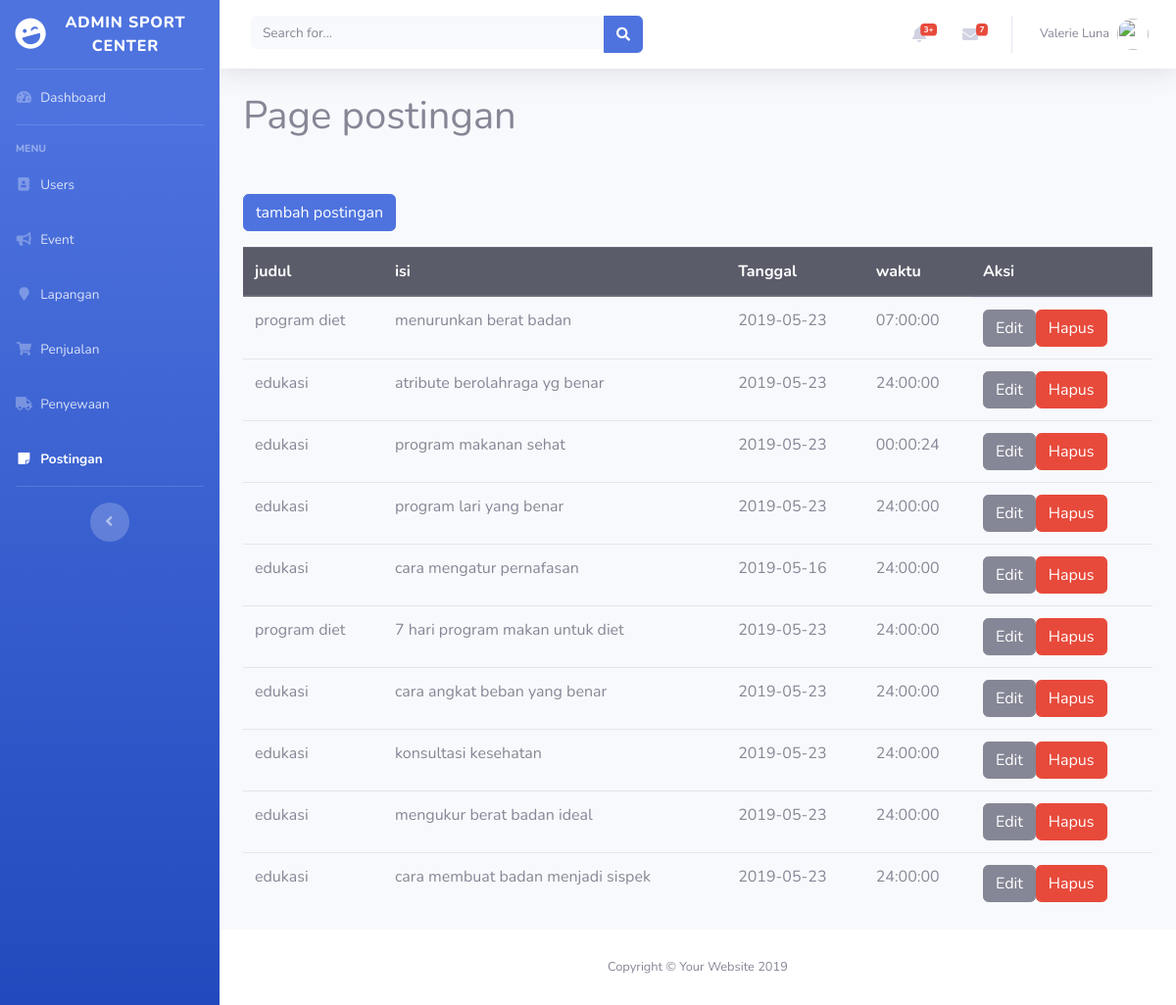
The page /admin/postingan.php on the database as committed earlier.
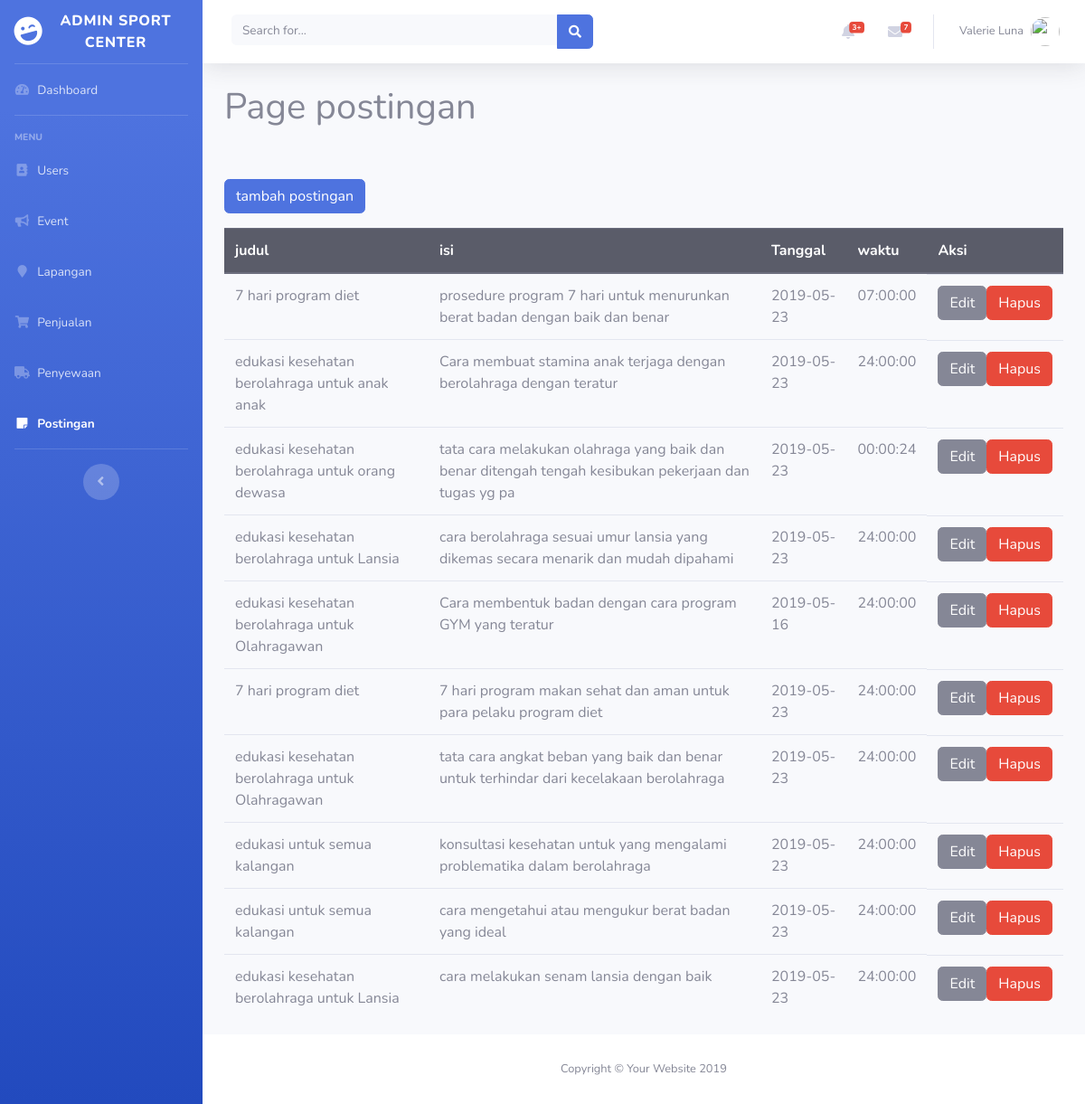
The same page on the database as committed later.
### tables this page shows
CREATE TABLE `postingan` (
  `id` int(10) NOT NULL,
  `penulis_id` char(100) NOT NULL,
  `judul` varchar(100) NOT NULL,
  `isi` varchar(100) NOT NULL,
  `tanggal` date NOT NULL,
  `waktu` time NOT NULL
);

### admin/postingan.php (the view, shortened to what this page needs)
<?php
require_once '../conn.php';
?>
<!DOCTYPE html>
<html lang="en">
<head>
    <link href="vendor/fontawesome-free/css/all.min.css" rel="stylesheet" type="text/css">
    <link href="css/sb-admin-2.min.css" rel="stylesheet">
</head>
<body id="page-top">
    <div id="wrapper">
        <ul class="navbar-nav bg-gradient-primary sidebar sidebar-dark accordion" id="accordionSidebar">
            <a class="sidebar-brand d-flex align-items-center justify-content-center" href="index.html">
                <div class="sidebar-brand-icon rotate-n-15">
                    <i class="fas fa-laugh-wink"></i>
                </div>
                <div class="sidebar-brand-text mx-3">Admin Sport Center</div>
            </a>
            <hr class="sidebar-divider my-0">
            <li class="nav-item ">
                <a class="nav-link" href="index.php">
                    <i class="fas fa-fw fa-tachometer-alt"></i>
                    <span>Dashboard</span></a>
            </li>
            <hr class="sidebar-divider">
            <div class="sidebar-heading">
                Menu
            </div>
            <li class="nav-item">
                <a class="nav-link" href="user.php">
                    <i class="fas fa-fw fa-address-book"></i>
                    <span>Users</span>
                </a>
            </li>
            <li class="nav-item ">
                <a class="nav-link" href="event.php">
                    <i class="fas fa-fw fa-bullhorn"></i>
                    <span>Event</span>
                </a>
            </li>
            <li class="nav-item">
                <a class="nav-link" href="lapangan.php">
                    <i class="fas fa-fw fa-map-marker"></i>
                    <span>Lapangan</span>
                </a>
            </li>
            <li class="nav-item">
                <a class="nav-link" href="penjualan.php">
                    <i class="fas fa-fw fa-shopping-cart"></i>
                    <span>Penjualan</span>
                </a>
            </li>
            <li class="nav-item">
                <a class="nav-link" href="penyewaan.php">
                    <i class="fas fa-fw fa-truck"></i>
                    <span>Penyewaan</span>
                </a>
            </li>
            <li class="nav-item active">
                <a class="nav-link" href="postingan.php">
                    <i class="fas fa-fw fa-sticky-note"></i>
                    <span>Postingan</span>
                </a>
            </li>
            <hr class="sidebar-divider d-none d-md-block">
            <div class="text-center d-none d-md-inline">
                <button class="rounded-circle border-0" id="sidebarToggle"></button>
            </div>
        </ul>
        <div id="content-wrapper" class="d-flex flex-column">
            <div id="content">
                <nav class="navbar navbar-expand navbar-light bg-white topbar mb-4 static-top shadow">
                    <form class="d-none d-sm-inline-block form-inline mr-auto ml-md-3 my-2 my-md-0 mw-100 navbar-search">
                        <div class="input-group">
                            <input type="text" class="form-control bg-light border-0 small" placeholder="Search for..." aria-label="Search" aria-describedby="basic-addon2">
                            <div class="input-group-append">
                                <button class="btn btn-primary" type="button">
                                    <i class="fas fa-search fa-sm"></i>
                                </button>
                            </div>
                        </div>
                    </form>
                    <ul class="navbar-nav ml-auto">
                        <li class="nav-item dropdown no-arrow mx-1">
                            <a class="nav-link dropdown-toggle" href="#" id="alertsDropdown" role="button" data-toggle="dropdown" aria-haspopup="true" aria-expanded="false">
                                <i class="fas fa-bell fa-fw"></i>
                                <span class="badge badge-danger badge-counter">3+</span>
                            </a>
                        </li>
                        <li class="nav-item dropdown no-arrow mx-1">
                            <a class="nav-link dropdown-toggle" href="#" id="messagesDropdown" role="button" data-toggle="dropdown" aria-haspopup="true" aria-expanded="false">
                                <i class="fas fa-envelope fa-fw"></i>
                                <span class="badge badge-danger badge-counter">7</span>
                            </a>
                        </li>
                        <li class="nav-item dropdown no-arrow">
                            <a class="nav-link dropdown-toggle" href="#" id="userDropdown" role="button" data-toggle="dropdown" aria-haspopup="true" aria-expanded="false">
                                <span class="mr-2 d-none d-lg-inline text-gray-600 small">Valerie Luna</span>
                                <img class="img-profile rounded-circle" src="https://source.unsplash.com/QAB-WJcbgJk/60x60">
                            </a>
                        </li>
                    </ul>
                </nav>
                <div class="container-fluid">
                    <h1>Page postingan</h1>
                    <a href="tambah-postingan.php" type="button" class="btn btn-primary mt-5 mb-3">tambah postingan</a>
                    <?php
                    $query = 'SELECT * FROM postingan';
                    $postingans = mysqli_query($conn, $query);
                    ?>
                    <table class="table">
                        <thead class="thead-dark">
                            <tr>
                                <th scope="col">judul </th>
                                <th scope="col">isi</th>
                                <th scope="col">Tanggal</th>
                                <th scope="col">waktu</th>
                                <th scope="col">Aksi</th>
                            </tr>
                        </thead>
                        <tbody>
                            <?php foreach ($postingans as $postingan) : ?>
                                <tr>
                                    <td><?php echo $postingan['judul']   ?></td>
                                    <td><?php echo $postingan['isi']   ?></td>
                                    <td><?php echo $postingan['tanggal']   ?></td>
                                    <td><?php echo $postingan['waktu']   ?></td>
                                    <td class="d-flex">
                                        <form action="" method="get">
                                            <button class="btn btn-secondary" type="submit"> Edit </button>
                                        </form>
                                        <form action="delete-postingan.php" method="get" >
                                            <button class="btn btn-danger"> Hapus </button>
                                        </form>
                                    </td>
                                </tr>
                            <?php endforeach; ?>
                        </tbody>
                    </table>
                </div>
            </div>
            <footer class="sticky-footer bg-white">
                <div class="container my-auto">
                    <div class="copyright text-center my-auto">
                        <span>Copyright &copy; Your Website 2019</span>
                    </div>
                </div>
            </footer>
        </div>
    </div>
</body>
</html>

Rows that differ between the two databases and show on the page:
changed postingan: judul "program diet" → "7 hari program diet"; isi "menurunkan berat badan" → "prosedure program 7 hari untuk menurunkan berat badan dengan baik dan benar"
changed postingan: judul "edukasi" → "edukasi kesehatan berolahraga untuk anak anak"; isi "atribute berolahraga yg benar" → "Cara membuat stamina anak terjaga dengan berolahraga dengan teratur"
changed postingan: judul "edukasi" → "edukasi kesehatan berolahraga untuk orang dewasa"; isi "program makanan sehat" → "tata cara melakukan olahraga yang baik dan benar ditengah tengah kesibukan pekerjaan dan tugas yg pa"
changed postingan: judul "edukasi" → "edukasi kesehatan berolahraga untuk Lansia"; isi "program lari yang benar" → "cara berolahraga sesuai umur lansia yang dikemas secara menarik dan mudah dipahami"
changed postingan: judul "edukasi" → "edukasi kesehatan berolahraga untuk Olahragawan"; isi "cara mengatur pernafasan" → "Cara membentuk badan dengan cara program GYM yang teratur"
changed postingan: judul "program diet" → "7 hari program diet"; isi "7 hari program makan untuk diet" → "7 hari program makan sehat dan aman untuk para pelaku program diet"
changed postingan: judul "edukasi" → "edukasi kesehatan berolahraga untuk Olahragawan"; isi "cara angkat beban yang benar" → "tata cara angkat beban yang baik dan benar untuk terhindar dari kecelakaan berolahraga"
changed postingan: judul "edukasi" → "edukasi untuk semua kalangan"; isi "konsultasi kesehatan" → "konsultasi kesehatan untuk yang mengalami problematika dalam berolahraga"
changed postingan: judul "edukasi" → "edukasi untuk semua kalangan"; isi "mengukur berat badan ideal" → "cara mengetahui atau mengukur berat badan yang ideal"
changed postingan: judul "edukasi" → "edukasi kesehatan berolahraga untuk Lansia"; isi "cara membuat badan menjadi sispek" → "cara melakukan senam lansia dengan baik"
